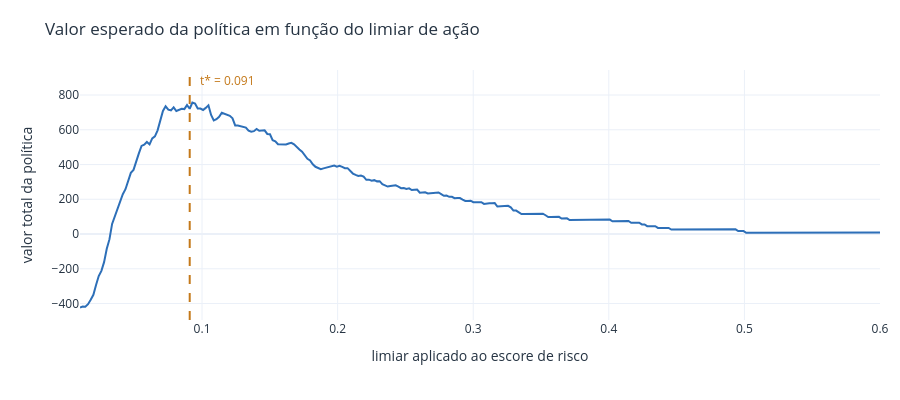

The code cell stored with this chart in its notebook:
### Code cell
fig2 = go.Figure()
fig2.add_trace(
    go.Scatter(
        x=grade, y=valores, mode="lines",
        line=dict(color=COR["escore"], width=2),
        hovertemplate="limiar: %{x:.3f}<br>valor da política: %{y:,.0f}<extra></extra>",
        showlegend=False,
    )
)
fig2.add_vline(x=t_teorico, line_width=2, line_dash="dash", line_color=COR["faltas"])
fig2.add_annotation(x=t_teorico, y=valores.max(), text=f"t* = {t_teorico:.3f}",
                    showarrow=False, xanchor="left", xshift=8, yshift=22,
                    font=dict(size=12, color=COR["faltas"]))
fig2.update_layout(
    title="Valor esperado da política em função do limiar de ação",
    xaxis_title="limiar aplicado ao escore de risco",
    yaxis_title="valor total da política",
    template="plotly_white",
    font=dict(color=TINTA),
    margin=dict(t=70, r=20),
    height=400,
)
fig2.show()

### Figure 1 — Plotly figure (JSON) as saved in the notebook; plotly's stock layout.template omitted (floating-point values rounded to 4 significant figures; data arrays with more than 128 entries replaced by an {"elided": "..."} marker saying what was removed)
{"data": [{"hovertemplate": "limiar: %{x:.3f}<br>valor da política: %{y:,.0f}<extra></extra>", "line": {"color": "#2D6FB8", "width": 2}, "mode": "lines", "showlegend": false, "type": "scatter", "x": {"elided": "300 float values"}, "y": {"elided": "300 float values"}}], "layout": {"annotations": [{"font": {"color": "#C4791A", "size": 12}, "showarrow": false, "text": "t* = 0.091", "x": 0.09091, "xanchor": "left", "xshift": 8, "y": 757, "yshift": 22}], "font": {"color": "#253342"}, "height": 400, "margin": {"r": 20, "t": 70}, "shapes": [{"line": {"color": "#C4791A", "dash": "dash", "width": 2}, "type": "line", "x0": 0.09091, "x1": 0.09091, "xref": "x", "y0": 0, "y1": 1, "yref": "y domain"}], "title": {"text": "Valor esperado da política em função do limiar de ação"}, "xaxis": {"title": {"text": "limiar aplicado ao escore de risco"}}, "yaxis": {"title": {"text": "valor total da política"}}}}
